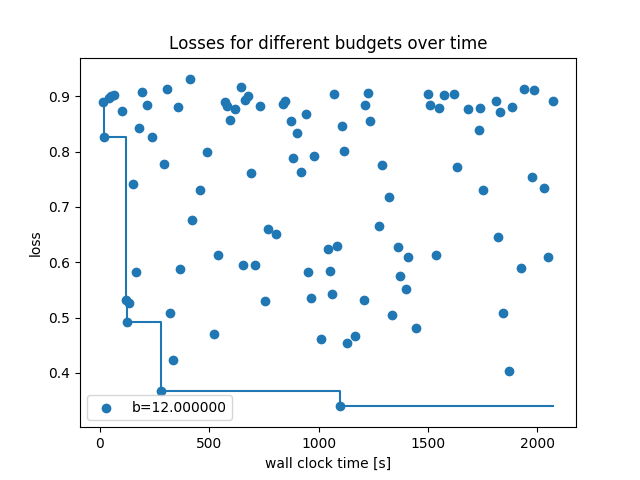

Reproduce this figure in Python.
import logging

logging.basicConfig(level=logging.WARNING)

import hpbandster.core.nameserver as hpns

from hpbandster.optimizers import RandomSearch

import ConfigSpace as CS
import ConfigSpace.hyperparameters as CSH


from hpbandster.core.worker import Worker
import argparse

import LeNetTensor as Ln
from tensorflow.examples.tutorials.mnist import input_data



class MyWorker(Worker):
    def __init__(self, *args, **kwargs):
        super().__init__(*args, **kwargs)
        print("constructor done")

    def compute(self, config, budget, **kwargs):
        """
        Evaluates the configuration on the defined budget and returns the validation performance.

        Args:
            config: dictionary containing the sampled configurations by the optimizer
            budget: (float) amount of time/epochs/etc. the model can use to train
        Returns:
            dictionary with mandatory fields:
                'loss' (scalar)
                'info' (dict)
        """
        lr = config["learning_rate"]
        num_filters = config["num_filters"]
        batch_size = config["batch_size"]
        epochs = budget

        ln = Ln.LeNetTensor(input_data.read_data_sets('MNIST_data', one_hot=True))
        validation_error = ln.testArchitecture(learning_rate=lr, num_filters=num_filters, device='cpu', numepoch=epochs, filtersize=5, batchsize=batch_size, calcstep=epochs)
        print("*********************************")
        print("LOS ATM " + str(validation_error))
        print("*********************************")
        # TODO: We minimize so make sure you return the validation error here
        return ({
            'loss': validation_error,  # this is the a mandatory field to run hyperband
            'info': {}  # can be used for any user-defined information - also mandatory
        })

    @staticmethod
    def get_configspace():
        """
        It builds the configuration space with the needed hyperparameters.
        It is easily possible to implement different types of hyperparameters.
        Beside float-hyperparameters on a log scale, it is also able to handle categorical input parameter.
        :return: ConfigurationsSpace-Object
        """
        cs = CS.ConfigurationSpace()

        lr = CSH.UniformFloatHyperparameter('learning_rate', lower=1e-4, upper=1e-1, default_value='1e-2', log=True)

        num_batch_size =  CSH.UniformIntegerHyperparameter('batch_size', lower=16, upper=128, default_value=50)
        
        num_filters = CSH.UniformIntegerHyperparameter('num_filters', lower=2**3, upper=2**6, default_value=16, log=True)

        size_filters = CSH.UniformIntegerHyperparameter('size_filters', lower=3, upper=5, default_value=5, log=True)


        cs.add_hyperparameters([lr, num_batch_size, num_filters, size_filters])

        return cs


parser = argparse.ArgumentParser(description='Example 1 - sequential and local execution.')
parser.add_argument('--budget', type=float,
                    help='Maximum budget used during the optimization, i.e the number of epochs.', default=12)
parser.add_argument('--n_iterations', type=int, help='Number of iterations performed by the optimizer', default=100)
args = parser.parse_args()

# Step 1: Start a nameserver
# Every run needs a nameserver. It could be a 'static' server with a
# permanent address, but here it will be started for the local machine with the default port.
# The nameserver manages the concurrent running workers across all possible threads or clusternodes.
# Note the run_id argument. This uniquely identifies a run of any HpBandSter optimizer.
NS = hpns.NameServer(run_id='example1', host='127.0.0.1', port=None)
NS.start()

# Step 2: Start a worker
# Now we can instantiate a worker, providing the mandatory information
# Besides the sleep_interval, we need to define the nameserver information and
# the same run_id as above. After that, we can start the worker in the background,
# where it will wait for incoming configurations to evaluate.
w = MyWorker(nameserver='127.0.0.1', run_id='example1')
w.run(background=True)

# Step 3: Run an optimizer
# Now we can create an optimizer object and start the run.
# Here, we run RandomSearch, but that is not essential.
# The run method will return the `Result` that contains all runs performed.

rs = RandomSearch(configspace=w.get_configspace(),
                  run_id='example1', nameserver='127.0.0.1',
                  min_budget=int(args.budget), max_budget=int(args.budget))
res = rs.run(n_iterations=args.n_iterations)

# Step 4: Shutdown
# After the optimizer run, we must shutdown the master and the nameserver.
rs.shutdown(shutdown_workers=True)
NS.shutdown()

# Step 5: Analysis
# Each optimizer returns a hpbandster.core.result.Result object.
# It holds information about the optimization run like the incumbent (=best) configuration.
# For further details about the Result object, see its documentation.
# Here we simply print out the best config and some statistics about the performed runs.
id2config = res.get_id2config_mapping()

incumbent = res.get_incumbent_id()

print('Best found configuration:', id2config[incumbent]['config'])


# Plots the performance of the best found validation error over time
all_runs = res.get_all_runs()
# Let's plot the observed losses grouped by budget,
import hpbandster.visualization as hpvis

hpvis.losses_over_time(all_runs)

import matplotlib.pyplot as plt
plt.savefig("random_search.png")




ln = Ln.LeNetTensor(input_data.read_data_sets('MNIST_data', one_hot=True))

conf = id2config[incumbent]['config']
validation_error = ln.testArchitecture(learning_rate=conf['learning_rate'], num_filters=conf['num_filters'], device='cpu', numepoch=3000, filtersize=conf['size_filters'], batchsize=conf['batch_size'], calcstep=100)

print(validation_error)

